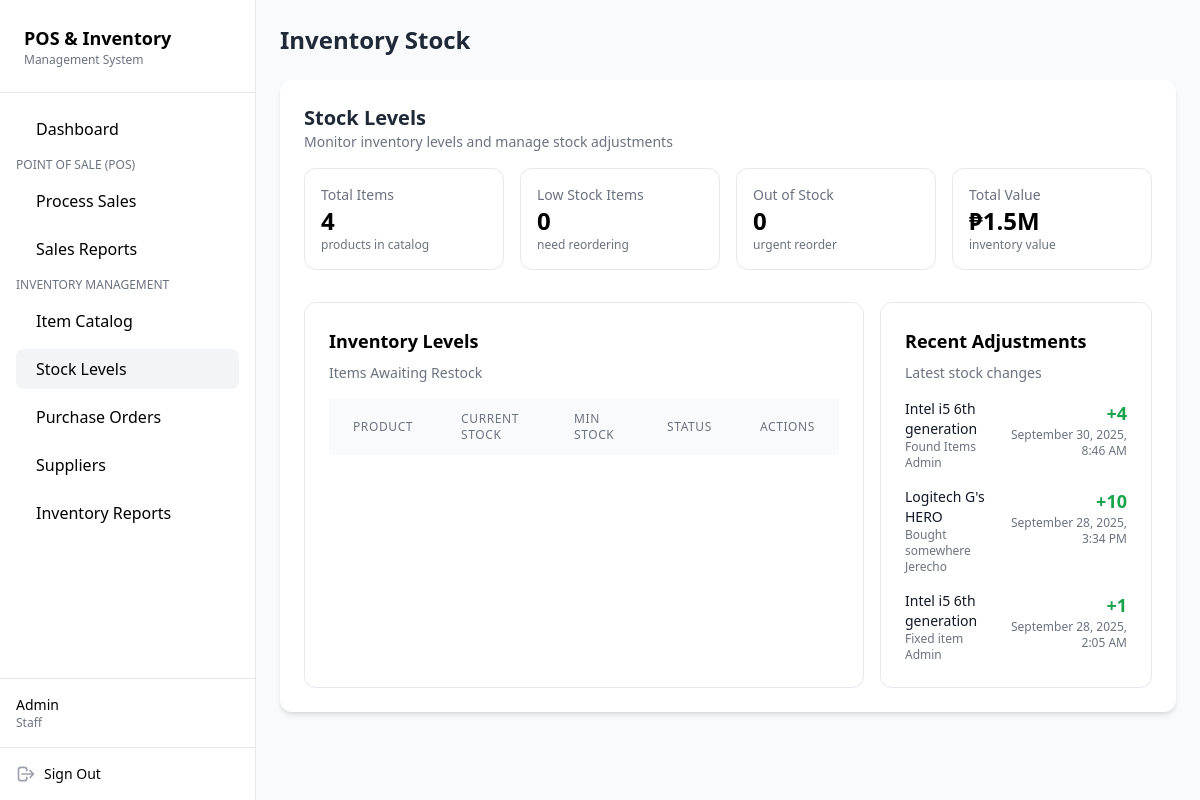
/stock_levels.php (signed in), run on the app's committed database.
### tables this page shows
CREATE TABLE `item_stock_adjustment` (
  `item_stock_adjustment_id` int(11) NOT NULL,
  `item_id` int(11) NOT NULL,
  `previous_quantity` int(11) DEFAULT 0,
  `new_quantity` int(11) DEFAULT 0,
  `reason_adjustment` text NOT NULL,
  `adjust_by` int(11) NOT NULL,
  `created_at` timestamp NOT NULL DEFAULT current_timestamp()
);

CREATE TABLE `items` (
  `item_id` int(11) NOT NULL,
  `barcode` varchar(50) DEFAULT NULL,
  `item_name` varchar(255) NOT NULL,
  `description` text DEFAULT NULL,
  `category_id` int(11) DEFAULT NULL,
  `supplier_id` int(11) DEFAULT NULL,
  `cost_price` decimal(10,2) DEFAULT 0.00,
  `selling_price` decimal(10,2) DEFAULT 0.00,
  `quantity` int(11) DEFAULT 0,
  `min_stock` int(11) DEFAULT 5,
  `created_at` timestamp NOT NULL DEFAULT current_timestamp(),
  `updated_at` timestamp NOT NULL DEFAULT current_timestamp() ON UPDATE current_timestamp()
);

CREATE TABLE `users` (
  `user_id` int(11) NOT NULL,
  `username` varchar(50) NOT NULL,
  `password` varchar(255) NOT NULL,
  `role` enum('admin','staff','','') DEFAULT NULL,
  `is_active` tinyint(1) DEFAULT 1
);

### database/database.php (called while the page is built, shortened)
<?php
class Database
{
    private $serverName = ("mysql:host=localhost;dbname=computer_store");
    private $userName = ("root");
    private $userPass = ("");
    private $fetchDefault = array(PDO::ATTR_DEFAULT_FETCH_MODE => PDO::FETCH_ASSOC);
    public function conn()
    {
        try {
            $this->conn = new PDO($this->serverName, $this->userName, $this->userPass, $this->fetchDefault);
            return $this->conn;
        } catch (PDOException $e) {
            echo "Error : " . $e->getMessage();
            exit;
        }
    }
    public function select_items()
    {
        $sql = $this->conn()->prepare("SELECT
        items.*,
        categories.category_name,
        suppliers.supplier_name
        FROM items
        LEFT JOIN categories ON items.category_id = categories.category_id
        LEFT JOIN suppliers ON items.supplier_id = suppliers.supplier_id
        ");
        $sql->execute();
        $items = $sql->fetchAll();
        return $items;
    }
    public function select_stock_adjustment()
    {
        $sql = $this->conn()->prepare("
            SELECT
                isa.*,
                i.item_name,
                u.username
            FROM
                item_stock_adjustment isa
            JOIN
                items i ON isa.item_id = i.item_id
            JOIN
                users u ON isa.adjust_by = u.user_id
            ORDER BY isa.created_at DESC LIMIT 3
        ");
        $sql->execute();
        $stock_adjustment = $sql->fetchAll();
        return $stock_adjustment;
    }
}
$database = new Database();

### stock_levels.php (the view, shortened to what this page needs)
<?php
include "database/database.php";
$database->login_session();
$database->item_stock_adjust();
$stock_adjustment = $database->select_stock_adjustment();
$items = $database->select_items();
?>
<!DOCTYPE html>
<html lang="en">
<head>
  <script src="https://cdn.tailwindcss.com"></script>
</head>
<body class="bg-gray-50 flex">
  <aside class="sticky top-0 w-64 h-screen bg-white border-r flex flex-col">
    <div class="p-6 border-b">
      <h1 class="text-lg font-bold">POS & Inventory</h1>
      <p class="text-xs text-gray-500">Management System</p>
    </div>
    <nav class="flex-1 p-4 space-y-2">
      <a href="dashboard.php" class="flex items-center px-3 py-2 rounded-lg hover:bg-gray-100">
        <span class="ml-2">Dashboard</span>
      </a>
      <p class="text-xs uppercase text-gray-500 mt-4 mb-2">Point of Sale (POS)</p>
      <a href="process_sales.php" class="flex items-center px-3 py-2 rounded-lg hover:bg-gray-100">
        <span class="ml-2">Process Sales</span>
      </a>
      <a href="sales_report.php" class="flex items-center px-3 py-2 rounded-lg hover:bg-gray-100">
        <span class="ml-2">Sales Reports</span>
      </a>
      <p class="text-xs uppercase text-gray-500 mt-4 mb-2">Inventory Management</p>
      <a href="item_catalog.php" class="flex items-center px-3 py-2 rounded-lg hover:bg-gray-100">
        <span class="ml-2">Item Catalog</span>
      </a>
      <a href="stock_levels.php" class="flex items-center px-3 py-2 rounded-lg bg-gray-100 font-medium">
        <span class="ml-2">Stock Levels</span>
      </a>
      <a href="purchase_orders.php" class="flex items-center px-3 py-2 rounded-lg hover:bg-gray-100">
        <span class="ml-2">Purchase Orders</span>
      </a>
      <a href="suppliers.php" class="flex items-center px-3 py-2 rounded-lg hover:bg-gray-100">
        <span class="ml-2">Suppliers</span>
      </a>
      <a href="inventory_reports.php" class="flex items-center px-3 py-2 rounded-lg hover:bg-gray-100">
        <span class="ml-2">Inventory Reports</span>
      </a>
    </nav>
    <div class="p-4 border-t">
      <?php
      $role = ucfirst($_SESSION['user-role']);
      $username = $_SESSION['login-success'];
      echo "
        <p class='text-sm font-medium'>{$username}</p>
        <p class='text-xs text-gray-500'>{$role}</p>
      ";
      ?>
    </div>
    <div class="p-4 border-t flex items-center justify-between">
      <div class="flex items-center space-x-2">
        <svg xmlns="http://www.w3.org/2000/svg" class="h-5 w-5 text-gray-400" fill="none" viewBox="0 0 24 24"
          stroke="currentColor">
          <path stroke-linecap="round" stroke-linejoin="round" stroke-width="2"
            d="M17 16l4-4m0 0l-4-4m4 4H7m6 4v1a3 3 0 01-3 3H6a3 3 0 01-3-3V7a3 3 0 013-3h4a3 3 0 013 3v1" />
        </svg>
        <a href="logout.php" class="text-sm font-medium">Sign Out</a>
      </div>
    </div>
  </aside>
  <main class="flex-1 p-6">
    <header class="mb-6">
      <h2 class="text-2xl font-bold text-gray-800">Inventory Stock</h2>
    </header>
    <section class="bg-white rounded-xl shadow-md p-6">
      <div class="flex items-center justify-between mb-4">
        <div>
          <h3 class="text-xl font-bold text-gray-800">Stock Levels</h3>
          <p class="text-sm text-gray-500">Monitor inventory levels and manage stock adjustments</p>
        </div>
      </div>
      <div class="grid grid-cols-1 sm:grid-cols-2 lg:grid-cols-4 gap-4 mb-8">
        <div class="bg-white border rounded-xl p-4 flex items-center justify-between">
          <div>
            <p class="text-sm text-gray-500">Total Items</p>
            <h4 class="text-2xl font-bold"><?= count($items); ?></h4>
            <p class="text-xs text-gray-500">products in catalog</p>
          </div>
        </div>
        <div class="bg-white border rounded-xl p-4 flex items-center justify-between">
          <div>
            <?php
            $low_stock = count(array_filter($items, fn($item) => $item['quantity'] > 0 && $item['quantity'] <= $item['min_stock']));
            $out_of_stock = count(array_filter($items, fn($item) => $item['quantity'] <= 0));
            $total_value = array_sum(array_map(fn($item) => $item['selling_price'] * $item['quantity'], $items));
            ?>
            <?php
            function formatCompactCurrency($number)
            {
              if ($number >= 1_000_000_000) {
                return '₱' . round($number / 1_000_000_000, 1) . 'B';
              } elseif ($number >= 1_000_000) {
                return '₱' . round($number / 1_000_000, 1) . 'M';
              } elseif ($number >= 1_000) {
                return '₱' . round($number / 1_000, 1) . 'k';
              } else {
                return '₱' . number_format($number, 0);
              }
            }
            ?>
            <p class="text-sm text-gray-500">Low Stock Items</p>
            <h4 class="text-2xl font-bold"><?= $low_stock ?></h4>
            <p class="text-xs text-gray-500">need reordering</p>
          </div>
        </div>
        <div class="bg-white border rounded-xl p-4 flex items-center justify-between">
          <div>
            <p class="text-sm text-gray-500">Out of Stock</p>
            <h4 class="text-2xl font-bold"><?= $out_of_stock ?></h4>
            <p class="text-xs text-gray-500">urgent reorder</p>
          </div>
        </div>
        <div class="bg-white border rounded-xl p-4 flex items-center justify-between">
          <div>
            <p class="text-sm text-gray-500">Total Value</p>
            <h4 class="text-2xl font-bold"><?= formatCompactCurrency($total_value) ?></h4>
            <p class="text-xs text-gray-500">inventory value</p>
          </div>
        </div>
      </div>
      <div class="grid grid-cols-1 lg:grid-cols-3 gap-4">
        <div class="bg-white border rounded-xl p-6 lg:col-span-2">
          <h4 class="text-lg font-semibold mb-2">Inventory Levels</h4>
          <p class="text-sm text-gray-500 mb-4">Items Awaiting Restock</p>
          <div class="overflow-x-auto">
            <table class="min-w-full divide-y divide-gray-200">
              <thead class="bg-gray-50">
                <tr>
                  <th scope="col"
                    class="px-6 py-3 text-left text-xs font-medium text-gray-500 uppercase tracking-wider">Product</th>
                  <th scope="col"
                    class="px-6 py-3 text-left text-xs font-medium text-gray-500 uppercase tracking-wider">Current Stock
                  </th>
                  <th scope="col"
                    class="px-6 py-3 text-left text-xs font-medium text-gray-500 uppercase tracking-wider">Min stock
                  </th>
                  <th scope="col"
                    class="px-6 py-3 text-left text-xs font-medium text-gray-500 uppercase tracking-wider">Status</th>
                  <th scope="col"
                    class="px-6 py-3 text-left text-xs font-medium text-gray-500 uppercase tracking-wider">Actions</th>
                </tr>
              </thead>
            </table>
          </div>
        </div>
        <div class="bg-white border rounded-xl p-6 col-span-1">
          <h4 class="text-lg font-semibold mb-2">Recent Adjustments</h4>
          <p class="text-sm text-gray-500 mb-4">Latest stock changes</p>
          <ul class="space-y-4">
            <?php foreach ($stock_adjustment as $sa): ?>
              <li class="flex justify-between items-start">
                <div>
                  <p class="text-sm font-medium text-gray-900"><?= $sa['item_name']; ?></p>
                  <p class="text-xs text-gray-500"><?= htmlspecialchars($sa['reason_adjustment']); ?></p>
                  <p class="text-xs text-gray-500"><?= htmlspecialchars($sa['username']); ?></p>
                </div>
                <div class="text-right">
                  <?php
                  $adjustment = $sa['new_quantity'] - $sa['previous_quantity'];
                  $color = $adjustment >= 0 ? 'text-green-600' : 'text-red-600';
                  $sign = $adjustment > 0 ? '+' : '';
                  ?>
                  <span class="<?= $color ?> font-bold text-lg"><?= $sign . $adjustment ?></span>
                  <p class="text-xs text-gray-500"><?= date('F j, Y, g:i A', strtotime($sa['created_at'])) ?></p>
                </div>
              </li>
            <?php endforeach; ?>
          </ul>
        </div>
    </section>
  </main>
</body>
</html>

### data on the page
item_stock_adjustment: item.item_name "Intel i5 6th generation", reason_adjustment "Found Items", adjust_by.username "Admin", sign "+", adjustment "4", created_at "September 30, 2025, 8:46 AM"
item_stock_adjustment: item.item_name "Logitech G's HERO", reason_adjustment "Bought somewhere", adjust_by.username "Jerecho", sign "+", adjustment "10", created_at "September 28, 2025, 3:34 PM"
item_stock_adjustment: item.item_name "Intel i5 6th generation", reason_adjustment "Fixed item", adjust_by.username "Admin", sign "+", adjustment "1", created_at "September 28, 2025, 2:05 AM"

### other printed values
$username "Admin"
$role "Staff"
count($items) "4"
$low_stock "0"
$out_of_stock "0"
formatCompactCurrency($total_value) "₱1.5M"
